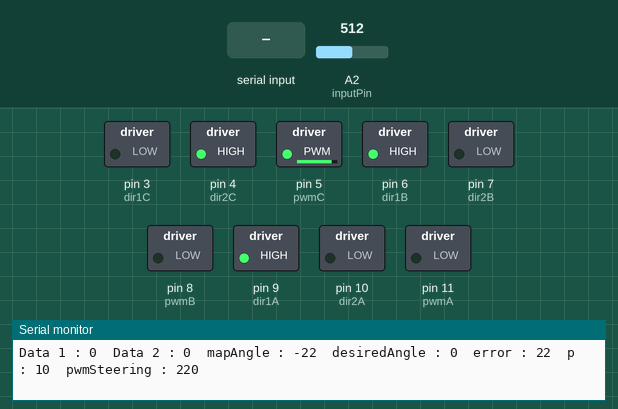
This sketch was run on a simulated Arduino Mega 2560, built with avr-gcc and run on an emulated ATmega2560. Parts: switched loads named in the sketch (green lamp = pin HIGH), the last lines printed to the serial monitor. The test bench sets the inputs (shaded band); at power-on: A2 (inputPin) = 512.

Above: at 1.2 s.
1.3 s: A2 (inputPin) set to 900
At 2.0 s:
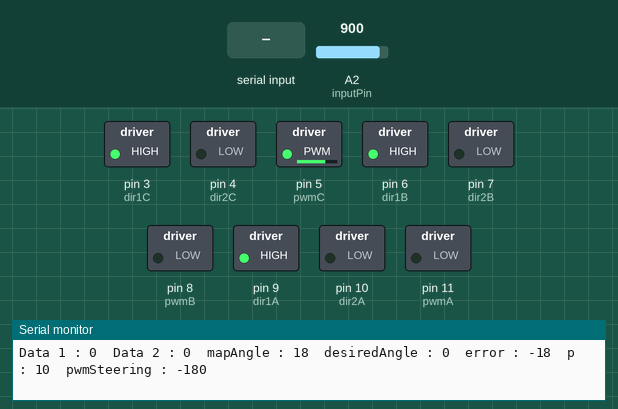
2.9 s: A2 (inputPin) set to 1023
At 3.5 s:
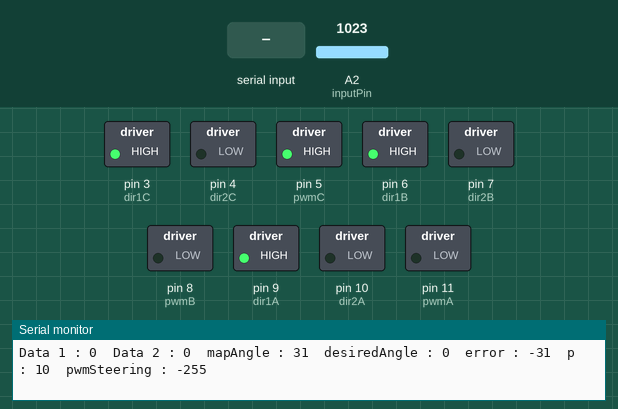
4.4 s: "90,45\n" received over Serial
7.4 s: "30,150\n" received over Serial
10.4 s: "1\n" received over Serial
13.4 s: A2 (inputPin) set to 716
At 14.9 s:
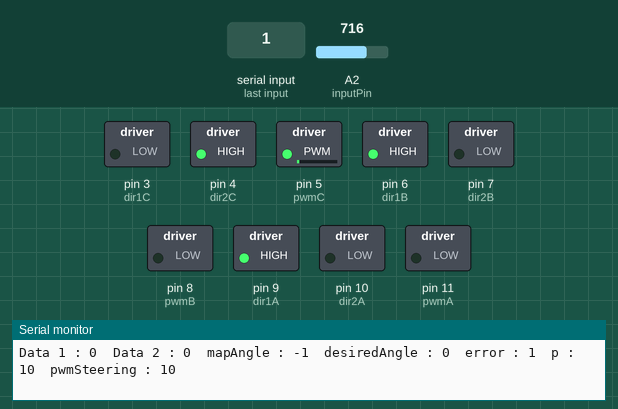
Timing chart, 0 to 16.4 s (numbered marks = the images above; inputs shaded):
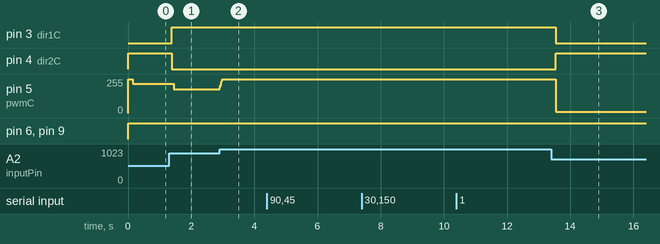

Measured:
- after the input at 1.3 s, pin 3 (dir1C): LOW → HIGH after 0.09 s; pin 4 (dir2C): HIGH → LOW after 0.09 s; pin 5 (pwmC): 220/255 → 180/255 after 0.15 s
- after the input at 2.9 s, pin 5 (pwmC): 180/255 → 255/255 at once
- after the input at 13.4 s, pin 3 (dir1C): HIGH → LOW after 0.15 s; pin 4 (dir2C): LOW → HIGH after 0.15 s; pin 5 (pwmC): 255/255 → 10/255 after 0.14 s

The sketch:

fungsi_belok.ino
```cpp
#include "interrupt.h"
#include "motor.h"
#include "calculate.h"

int kecepatan,majumundur,kirikanan,data1,data2;

const int numReadings = 20;

//steering things
int mapAngle, desiredAngle, error, pSteering, pwmSteering,startEngine;

int readings[numReadings];
int readIndex = 0;
int total = 0;
int average = 0;

int inputPin = A2;

void setup() {
  Serial.begin(115200);
  Serial3.begin(57600);
  setupMotor();
  setupInterrupt();
  pinMode(inputPin, INPUT);
  for (int thisReading = 0; thisReading < numReadings; thisReading++) {
    readings[thisReading] = 0;
  }
}

void loop() {
  if (Serial.available() > 0) {
    if (Serial.find('*')) {
        data1 = Serial.parseInt();
        data2 = Serial.parseInt();
        if (desiredAngle!=data1){
          desiredAngle=data1;
        }
        if (startEngine!=data2){
          startEngine=data2;
        }
    }
  }

  total = total - readings[readIndex];
  int mydata = analogRead(inputPin);
  readings[readIndex] = mydata;
  total = total + readings[readIndex];
  readIndex = readIndex + 1;
  if (readIndex >= numReadings) {
    readIndex = 0;
  }
  average = total / numReadings;
  mapAngle = map(average, 430, 1010, -30, 30);

  error=desiredAngle-mapAngle;
  pSteering=10;
  pwmSteering=error*pSteering;
  pwmSteering=constrain(pwmSteering, -255, 255);
  setSteering(pwmSteering);

  Serial.print("Data 1 : ");
  Serial.print(data1); Serial.print("\t");
  Serial.print("Data 2 : ");
  Serial.print(data2); Serial.print("\t");
  Serial.print("mapAngle : ");
  Serial.print(mapAngle); Serial.print("\t");
  Serial.print("desiredAngle : ");
  Serial.print(desiredAngle); Serial.print("\t");
  Serial.print("error : ");
  Serial.print(error); Serial.print("\t");
  Serial.print("p : ");
  Serial.print(pSteering); Serial.print("\t");
  Serial.print("pwmSteering : ");
  Serial.print(pwmSteering); Serial.print("\t");

  Serial.print("\n");

  if(startEngine==1){
    setMotor(150,150);
  }
  else{
    setMotor(0,0);
  }
}
```

calculate.h
```cpp
float distance,brng;

void calcDistance(float gpsLat1, float gpsLong1, float gpsLat2, float gpsLong2) {
  float distLat = abs(gpsLat1 - gpsLat2) * 111194.9;
  float distLong = 111194.9 * abs(gpsLong1 - gpsLong2) * cos(radians((gpsLat1 + gpsLat2) / 2));
  distance = sqrt(pow(distLat, 2) + pow(distLong, 2));
}

void calcAngle(double lat1, double long1, double lat2,double long2){

    double dLon = (long2 - long1);
    double y = sin(dLon) * cos(lat2);
    double x = cos(lat1) * sin(lat2) - sin(lat1) * cos(lat2) * cos(dLon);

    double brng = atan2(y, x);

//    brng = toDegree(brng);
//    brng = (brng + 360) % 360;
//    brng = 360 - brng; // count degrees counter-clockwise - remove to make clockwise
}
```

interrupt.h
```cpp
//#include <DueTimer.h>

/*FYI aja timer due bakalan ganggu si servo
cek aja disini beb, https://github.com/ivanseidel/DueTimer */

void setupInterrupt() {
//Timer5.getAvailable().attachInterrupt(interruptNano).start(30000);
//Timer.getAvailable().attachInterrupt(getPulse).start(10000);
}
```

motor.h
```cpp
#define dir1A   9
#define dir2A   10
#define pwmA    11

#define dir1B   6
#define dir2B   7
#define pwmB    8

#define dir1C   3
#define dir2C   4
#define pwmC    5

void setupMotor() {
  pinMode(pwmA, OUTPUT);
  pinMode(pwmB, OUTPUT);
  pinMode(pwmC, OUTPUT);

  pinMode(dir1A, OUTPUT);
  pinMode(dir1B, OUTPUT);
  pinMode(dir1C, OUTPUT);

  pinMode(dir2A, OUTPUT);
  pinMode(dir2B, OUTPUT);
  pinMode(dir2C, OUTPUT);
}

void setMotor(float L, float R) {
  if (L >= 0) {
    digitalWrite(dir1A, 1);
    digitalWrite(dir2A, 0);
    analogWrite(pwmA, L);
  } else {
    digitalWrite(dir1A, 0);
    digitalWrite(dir2A, 1);
    analogWrite(pwmA, -1 * L);
  }
  if (R >= 0) {
    digitalWrite(dir1B, 1);
    digitalWrite(dir2B, 0);
    analogWrite(pwmB, R);
  } else {
    digitalWrite(dir1B, 0);
    digitalWrite(dir2B, 1);

    analogWrite(pwmB, -1 * R);
  }
}

void setSteering(float L) {
  if (L >= 0) {
    digitalWrite(dir1C, 0);
    digitalWrite(dir2C, 1);
    analogWrite(pwmC, L);
  } else {
    digitalWrite(dir1C, 1);
    digitalWrite(dir2C, 0);
    analogWrite(pwmC, -1 * L);
  }
}
```
